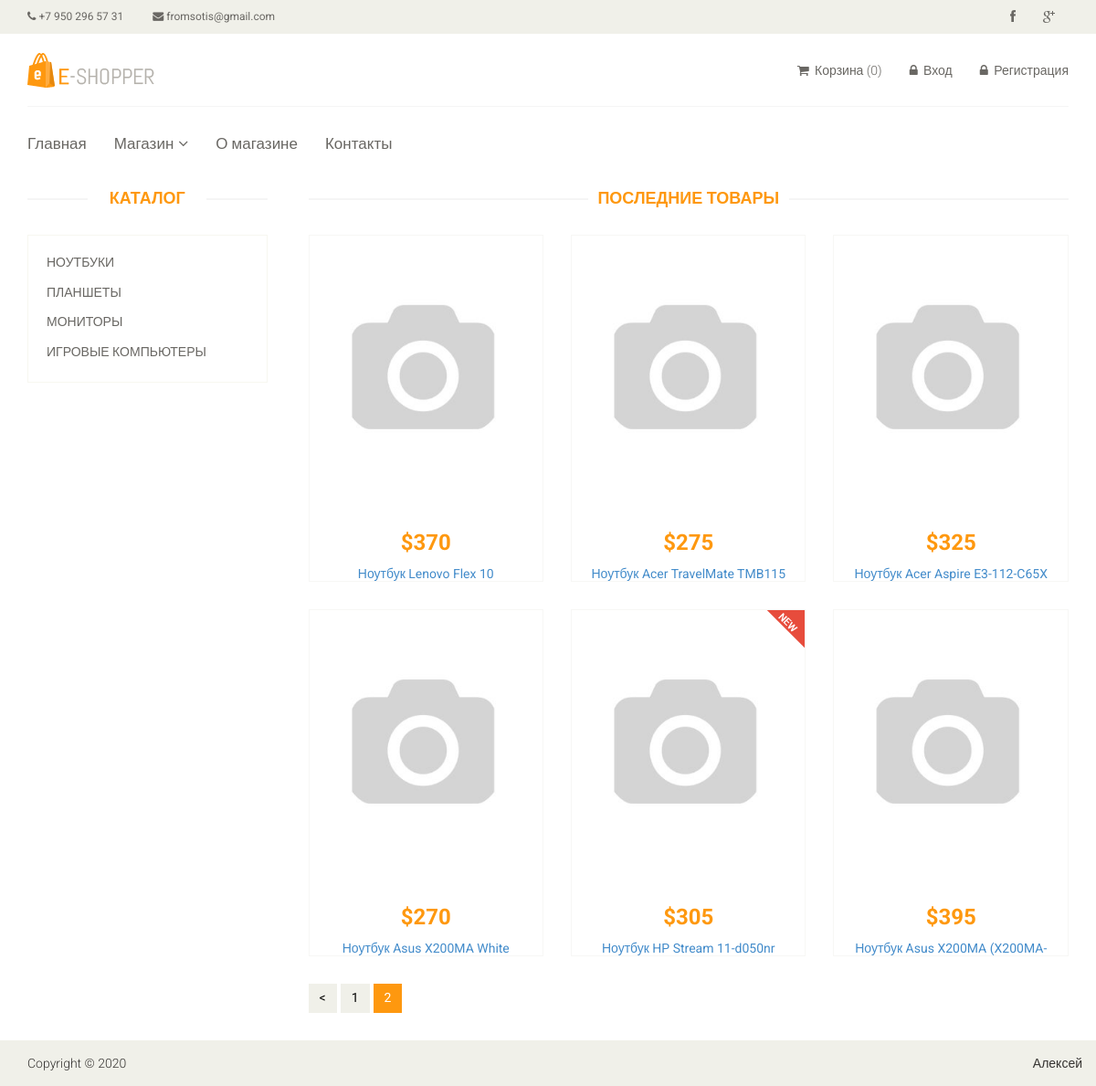
/page-2, run on the app's committed database.
### tables this page shows
CREATE TABLE IF NOT EXISTS `category`
(
    `id`         INT(11)     NOT NULL AUTO_INCREMENT PRIMARY KEY,
    `name`       VARCHAR(50) NOT NULL,
    `sort_order` INT(11)      NOT NULL DEFAULT '0',
    `status`     INT(1)      NOT NULL DEFAULT '1'
);

CREATE TABLE IF NOT EXISTS `product`
(
    `id`             INT(11)      NOT NULL AUTO_INCREMENT PRIMARY KEY,
    `name`           VARCHAR(255) NOT NULL,
    `category_id`    INT(11)      NOT NULL,
    `code`           INT(11)      NOT NULL,
    `price`          FLOAT        NOT NULL,
    `availability`   INT(11)      NOT NULL,
    `brand`          VARCHAR(50)  NOT NULL,
    `description`    TEXT         NOT NULL,
    `is_new`         INT(1)       NOT NULL DEFAULT '0',
    `is_recommended` INT(1)       NOT NULL DEFAULT '0',
    `status`         INT(1)       NOT NULL DEFAULT '1'
);

### controllers/CatalogController.php (called while the page is built, shortened)
<?php
class CatalogController
{
    public function actionIndex(int $page = 1) : bool
    {
        $categories = Category::getCategoriesList();
        $latestProducts = Product::getLatestProduct($page);
        $total = Product::getTotalProducts();
        $pagination = new Pagination($total, $page, Product::SHOW_BY_DEFAULT, 'page-');
        require_once (ROOT . '/views/catalog/index.php');
        return true;
    }
}

### index.php (called while the page is built, shortened)
<?php
require_once (ROOT . '/components/Autoload.php');
require_once (ROOT . '/vendor/autoload.php');
$router = new Router();
$router->run();

### models/Category.php (called while the page is built, shortened)
<?php
class Category
{
    public static function getCategoriesList() : array
    {
        $dbh = Db::getConnection();
        $sql = 'SELECT id, `name` FROM category WHERE status = 1 ORDER BY sort_order';
        $result = $dbh->query($sql);
        $categoryList = [];
        $i = 0;
        while ($row = $result->fetch(PDO::FETCH_ASSOC)) {
            $categoryList[$i]['id'] = $row['id'];
            $categoryList[$i]['name'] = $row['name'];
            $i++;
        }
        return $categoryList;
    }
}

### models/Product.php (called while the page is built, shortened)
<?php
class Product
{
    public static function getLatestProduct(int $page = 1) : array
    {
        $limit = self::SHOW_BY_DEFAULT;
        $offset = ($page - 1) * $limit;
        $dbh = Db::getConnection();
        $sql = 'SELECT id, `name`, price, is_new FROM product WHERE status = 1
                    ORDER BY id DESC LIMIT :limit OFFSET :offset';
        $result = $dbh->prepare($sql);
        $result->bindParam(':limit', $limit, PDO::PARAM_INT);
        $result->bindParam(':offset', $offset, PDO::PARAM_INT);
        $result->execute();
        $productList = [];
        $i = 0;
        while ($row = $result->fetch(PDO::FETCH_ASSOC)) {
            $productList[$i]['id'] = $row['id'];
            $productList[$i]['name'] = $row['name'];
            $productList[$i]['price'] = $row['price'];
            $productList[$i]['is_new'] = $row['is_new'];
            $i++;
        }
        return $productList;
    }
    public static function getTotalProducts() : int
    {
        $dbh = Db::getConnection();
        $sql = 'SELECT COUNT(id) as count FROM product WHERE status = 1';
        $result = $dbh->query($sql);
        $result->execute();
        $row = $result->fetch(PDO::FETCH_ASSOC);
        return $row['count'];
    }
    public static function getImage(int $id) : string
    {
        $noImage = 'no-image.jpg';
        $path = '/upload/images/products/';
        $pathToProductImage = $path . $id . '.jpg';
        return $path . $noImage;
    }
}

### components/Autoload.php (called while the page is built, shortened)
<?php
spl_autoload_register(
    function($className)
    {
        $array_path = ['/models/', '/components/', '/controllers/'];
        foreach ($array_path as $path) {
            $path = ROOT . $path . $className . '.php';
        }
    }
);

### views/catalog/index.php (the view, shortened to what this page needs)
<?php include ROOT . '/views/layouts/header.php';?>
<section>
    <div class="container">
        <div class="row">
            <div class="col-sm-3">
                <div class="left-sidebar">
                    <h2>Каталог</h2>
                    <div class="panel-group category-products">
                        <?php foreach($categories as $categoryItem):?>
                            <div class="panel panel-default">
                                <div class="panel-heading">
                                    <h4 class="panel-title">
                                        <a href="/category/<?php echo $categoryItem['id'];?>">
                                            <?php echo $categoryItem['name'];?>
                                        </a>
                                    </h4>
                                </div>
                            </div>
                        <?php endforeach;?>
                    </div>
                </div>
            </div>
            <div class="col-sm-9 padding-right">
                <div class="features_items">
                    <h2 class="title text-center">Последние товары</h2>
                    <?php foreach($latestProducts as $latestProduct):?>
                        <div class="col-sm-4">
                            <div class="product-image-wrapper">
                                <div class="single-products">
                                    <div class="productinfo text-center">
                                        <img src="<?php echo Product::getImage($latestProduct['id'])?>" alt="" />
                                        <h2>$<?php echo $latestProduct['price'];?></h2>
                                        <p>
                                            <a href="/product/<?php echo $latestProduct['id'];?>">
                                                <?php echo $latestProduct['name'];?>
                                            </a>
                                        </p>
                                    </div>
                                    <?php if ($latestProduct['is_new']):?>
                                        <img src="/template/images/home/new.png" class="new" alt="" />
                                    <?php endif;?>
                                </div>
                            </div>
                        </div>
                    <?php endforeach;?>
                </div>
                <?php echo $pagination->get(); ?>
            </div>
        </div>
    </div>
</section>
<?php include ROOT . '/views/layouts/footer.php';?>

### components/Router.php (shortened to what this page needs)
<?php
class Router
{
    private $routes;
    public function __construct()
    {
        $routesPath = ROOT . '/config/routes.php';
        $this->routes = require_once ($routesPath);
    }
    private function getUri() : string
    {
        if (!empty($_SERVER['REQUEST_URI'])) {
            return trim($_SERVER['REQUEST_URI'], '/');
        }
    }
    public function run() : void
    {
        $uri = $this->getUri();
        foreach ($this->routes as $uriPattern => $path) {
            if (preg_match("~$uriPattern~", $uri)) {
                $internalRoute = preg_replace("~$uriPattern~", $path, $uri);
                $segments = explode('/', $internalRoute);
                $controllerName = ucfirst(array_shift($segments)) . 'Controller';
                $actionName = 'action' . ucfirst(array_shift($segments));
                $params = $segments;
                $controllerObject = new $controllerName;
                $result = call_user_func_array(array($controllerObject, $actionName), $params);
                if ($result !== null) {
                    break;
                }
            }
        }
    }
}

### template/css/main.css (style rules this page uses)
body { font-family: 'Roboto', sans-serif; position: relative; font-weight:400px; }
html, body { height: 100%; margin: 0; padding: 0; }
a { -webkit-transition: 300ms; -moz-transition: 300ms; -o-transition: 300ms; transition: 300ms; }
h1, h2, h3, h4, h5, h6 { font-family: 'Roboto', sans-serif; }
.category-products { border: 1px solid #F7F7F0; margin-bottom: 35px; padding-bottom: 20px; padding-top: 15px; }
.left-sidebar h2, .brands_products h2 { color: #FE980F; font-family: 'Roboto', sans-serif; font-size: 18px; font-weight: 700; margin: 0 auto 30px; text-align: center; text-transform: uppercase; position: relative; z-index:3; }
.left-sidebar h2:after, h2.title:after { content: " "; position: absolute; border: 1px solid #f5f5f5; bottom:8px; left: 0; width: 100%; height: 0; z-index: -2; }
.left-sidebar h2:before { content: " "; position: absolute; background: #fff; bottom: -6px; width: 130px; height: 30px; z-index: -1; left: 50%; margin-left: -65px; }
h2.title:before { content: " "; position: absolute; background: #fff; bottom: -6px; width: 220px; height: 30px; z-index: -1; left: 50%; margin-left: -110px; }
.category-products .panel { background-color: #FFFFFF; border: 0px; border-radius: 0px; box-shadow:none; margin-bottom: 0px; }
.category-products .panel-default .panel-heading { background-color: #FFFFFF; border: 0 none; color: #FFFFFF; padding: 5px 20px; }
.category-products .panel-default .panel-heading .panel-title a { color: #696763; font-family: 'Roboto', sans-serif; font-size: 14px; text-decoration: none; text-transform: uppercase; }
.padding-right { padding-right: 0; }
.features_items { overflow:hidden; }
h2.title { color: #FE980F; font-family: 'Roboto', sans-serif; font-size: 18px; font-weight: 700; margin: 0 15px; text-transform: uppercase; margin-bottom: 30px; position: relative; }
.product-image-wrapper { border:1px solid #F7F7F5; overflow: hidden; margin-bottom:30px; height: 380px; }
.single-products { position: relative; }
.new, .sale { position: absolute; top: 0; right: 0; }
.productinfo h2 { color: #FE980F; font-family: 'Roboto', sans-serif; font-size: 24px; font-weight: 700; }
.productinfo p { font-family: 'Roboto', sans-serif; font-size: 14px; font-weight: 400; height: 34px; color: #696763; }
.productinfo img { width: 100%; }
.productinfo { position:relative; }

### data on the page
category: name "НОУТБУКИ"
category: name "ПЛАНШЕТЫ"
category: name "МОНИТОРЫ"
category: name "ИГРОВЫЕ КОМПЬЮТЕРЫ"
product: price "370", name "Ноутбук Lenovo Flex 10"
product: price "275", name "Ноутбук Acer TravelMate TMB115"
product: price "325", name "Ноутбук Acer Aspire E3-112-C65X"
product: price "270", name "Ноутбук Asus X200MA White"
product: price "305", name "Ноутбук HP Stream 11-d050nr", is_new 1 (drawn)
product: price "395", name "Ноутбук Asus X200MA…"

### other printed values
$text "<"
$text "1"
